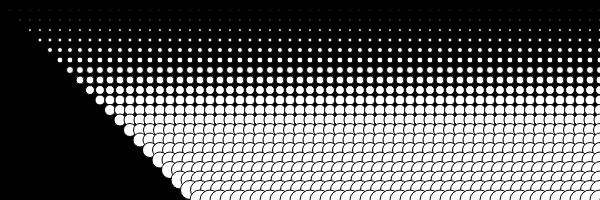
Frame 1 (no input)
Frame 60 (no input): identical to frame 1, image omitted
Frame 120 (the mouse pressed at the canvas centre since frame 60): identical to frame 1, image omitted

The p5.js sketch that drew this single still picture (run headless with seeded random() and noise() and a simulated clock; from frame 60 on, the mouse is pressed at the canvas centre):

// p5.js sketch
// ── sketch.js
function setup() {
  createCanvas(600, 200);
}

function draw() {
  background(0);
  for (var y = 0; y <= height; y += 10) {
    for (var x = 0; x <= width; x += 10) {
      var d = y/10;
      ellipse(x + y, y, d, d);
    }
  }
}
